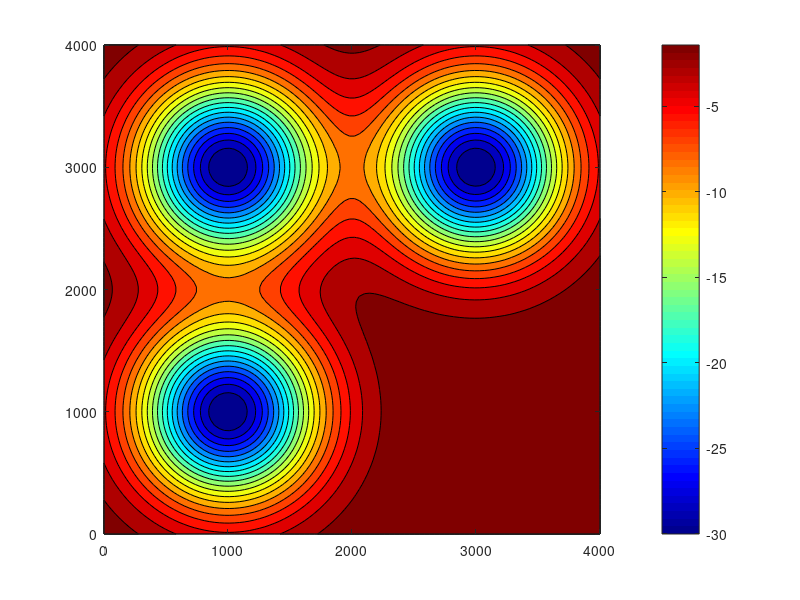

The MATLAB source for this figure: (Note: this script raises an error after producing the figure.)
clc; clear; close all;

% Define grid
x = linspace(0, 4000, 100);
y = linspace(0, 4000, 100);
[X, Y] = meshgrid(x, y);

% Define signal sources and power distribution
sources = [1000, 1000; 3000, 3000; 1000, 3000]; % Source positions
sigma = 500; % Spread of signal
P_max = -30; % Maximum power level in dBm
P_min = -110; % Minimum power level in dBm

% Compute power at each point
Z = zeros(size(X));
for i = 1:size(sources, 1)
    Z = Z + P_max * exp(-((X - sources(i,1)).^2 + (Y - sources(i,2)).^2) / (2*sigma^2));
end
Z = max(Z, P_min); % Enforce minimum power level

% Plot contour
figure;
contourf(X, Y, Z, 20, 'LineColor', 'k'); % Filled contour plot
colormap(jet); % Apply color map
colorbar;
clim([P_min P_max]); % Set color limits
xlabel('distance/m');
ylabel('distance/m');
title('Signal Strength Contour Plot (dBm)');
